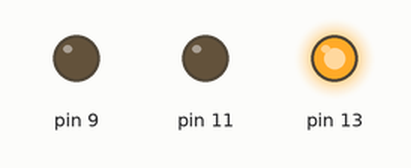
A sketch run on a simulated Arduino Uno, built with avr-gcc and run on an emulated ATmega328P. Parts: output pins drawn as LEDs (lit = HIGH).

Above: at 1.5 s.
At 3.5 s:
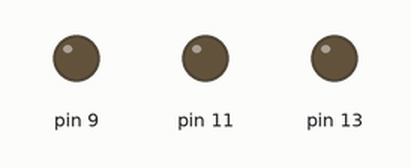
At 5.0 s:
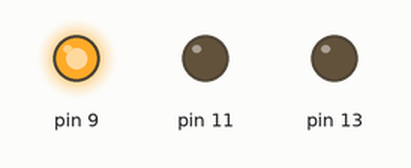
At 8.0 s:
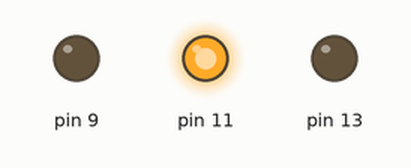
At 9.5 s:
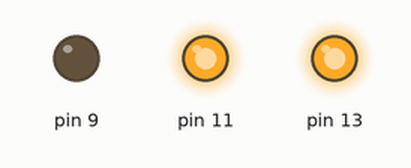
Timing chart, 0 to 11.7 s (numbered marks = the images above):
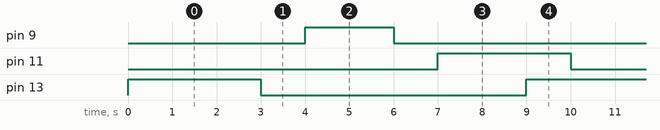

The sketch:

exp2.ino
```cpp
void setup()
{
  pinMode(11, OUTPUT);
   pinMode(9, OUTPUT);
   pinMode(13, OUTPUT);
}

void loop()
{
  digitalWrite(13, HIGH);
  delay(1000);
  digitalWrite(11, LOW);
  delay(1000);
  digitalWrite(9, LOW);
  delay(1000);


  digitalWrite(13, LOW);
  delay(1000);
  digitalWrite(9, HIGH);
  delay(1000);
  digitalWrite(11, LOW);
  delay(1000);

  digitalWrite(9, LOW);
  delay(1000);
  digitalWrite(11, HIGH);
  delay(1000);
  digitalWrite(13, LOW);
  delay(1000);


}
```

Measured:
- by itself, pin 9: alternates HIGH for 2.0 s and LOW for 7.0 s
- by itself, pin 11, pin 13: alternates HIGH for 3.0 s and LOW for 6.0 s
- by itself, everything shown: repeats every 9.0 s, in 6 steps
